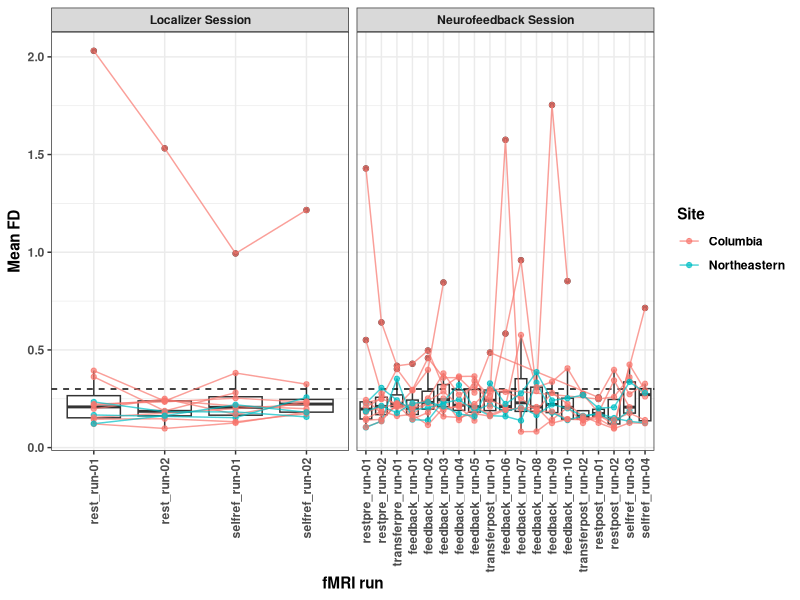

Recreate this plot in R.
## ---- chunk 1
knitr::opts_chunk$set(echo = TRUE)
## ---- chunk 2
library(tidyverse)

mean_fd = read.csv('mean_fd_summary.csv')

mean_fd = mean_fd %>%
    mutate(filename = basename(filename)) %>%
    separate(., col = filename, sep = '_', into = c('sub', 'ses', 'task', 'run', 'f1', 'f2')) %>%
    dplyr::select(-f1, -f2) %>%
    mutate(run = case_when(task == 'task-selfref' & ses == 'ses-nf' & run == 'run-01' ~ 'run-03',
                           task == 'task-selfref' & ses == 'ses-nf' & run == 'run-02' ~ 'run-04',
                           !(task == 'task-selfref' & ses == 'ses-nf') ~ run),
           ses_task_run = paste0(ses, '_', task, '_', run),
           ses_task_run_factor = factor(ses_task_run, levels = c(
               "ses-loc_task-rest_run-01", 
               "ses-loc_task-rest_run-02" ,
               "ses-loc_task-selfref_run-01" ,
               "ses-loc_task-selfref_run-02"  ,  
               "ses-nf_task-restpre_run-01" ,
               "ses-nf_task-restpre_run-02",
               "ses-nf_task-transferpre_run-01", 
               "ses-nf_task-feedback_run-01",
               "ses-nf_task-feedback_run-02",
               "ses-nf_task-feedback_run-03" , 
               "ses-nf_task-feedback_run-04"  ,
               "ses-nf_task-feedback_run-05" ,
               "ses-nf_task-transferpost_run-01", 
               "ses-nf_task-feedback_run-06",
               "ses-nf_task-feedback_run-07",
               "ses-nf_task-feedback_run-08" ,      
               "ses-nf_task-feedback_run-09",
               "ses-nf_task-feedback_run-10",
               "ses-nf_task-transferpost_run-02",
               "ses-nf_task-restpost_run-01"  ,
               "ses-nf_task-restpost_run-02" ,
               "ses-nf_task-selfref_run-03" ,
               "ses-nf_task-selfref_run-04"     
           ))) %>%
    mutate(task_run_factor_label = gsub('ses-loc_task-', '', ses_task_run_factor),
           task_run_factor_label = gsub('ses-nf_task-', '', task_run_factor_label))


mean_fd = mutate(mean_fd, 
                 site = ifelse(startsWith(sub, 'sub-remind3'), 'Northeastern', 'Columbia'),
                 ses_label = ifelse(ses == 'ses-loc', 'Localizer Session', 'Neurofeedback Session'))

extract_after_task <- function(input_string) {
  # Use regex to find 'task-' and extract everything after it
  result <- sub(".*task-", "", input_string)
  
  # Return the extracted portion
  return(result)
}

fd_plot_by_run = ggplot(mean_fd, aes(x = ses_task_run_factor, y = mean_fd)) +
    geom_boxplot() + 
    geom_hline(yintercept = 0.3, lty = 2) +
    geom_line(aes(group = sub, color = site), alpha = 0.7) +
    geom_point(aes(color = site), alpha = 0.7) +
    #stat_summary(fun.data =mean_cl_boot, size = 0.5, lwd = 1) +
    facet_grid(~ses_label, drop=TRUE, scales = 'free_x') +
    theme_bw() +
    theme(axis.text.x = element_text(angle = 90, vjust = 0.5, hjust=1),
          text = element_text(face = 'bold')) + 
    labs(y = 'Mean FD', x = 'fMRI run', color = 'Site') +
    scale_x_discrete(label = function(x) extract_after_task(x))


ggsave(fd_plot_by_run, filename = 'plots/fd_plot_by_run.png', height = 7, width = 10)


